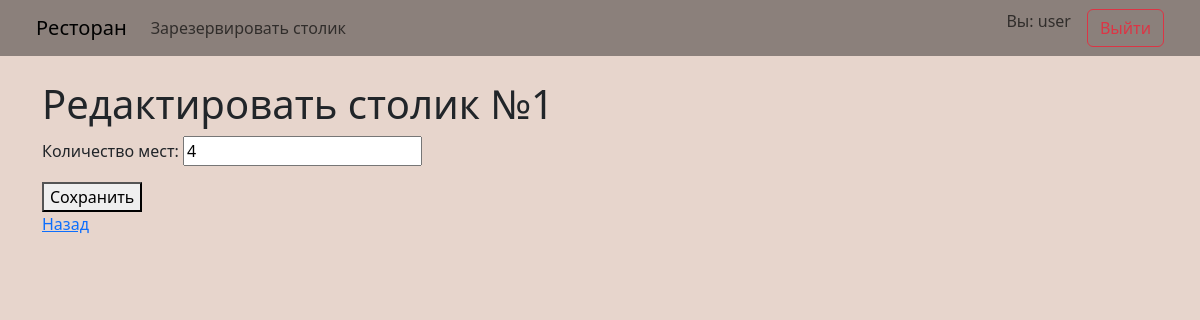
The app's page /tables/edit/1/ (signed in), older data.
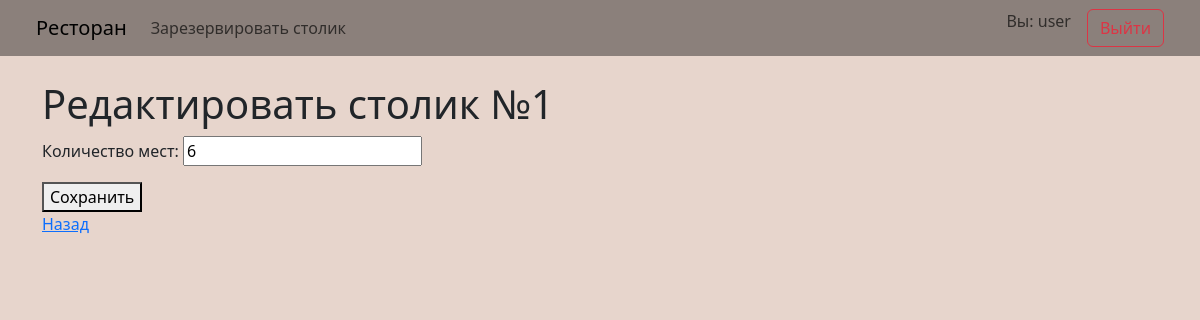
The same page, newer data.
### main/models.py (models this page shows, shortened)
class Table(models.Model):
    seats = models.PositiveIntegerField()

### main/views.py (the view)
# urls.py: path('tables/edit/<int:table_id>/', edit_table, name='edit_table'),
@staff_member_required
def edit_table(request, table_id):
    table = get_object_or_404(Table, id=table_id)
    if request.method == 'POST':
        form = TableForm(request.POST, instance=table)
        if form.is_valid():
            form.save()
            return redirect('edit_tables')
    else:
        form = TableForm(instance=table)
    return render(request, 'edit_table.html', {'form': form, 'table': table})

### main/forms.py
class TableForm(forms.ModelForm):
    class Meta:
        model = Table
        fields = ['seats']
        labels = {'seats': 'Количество мест'}

### main/templates/edit_table.html (shortened to what this page needs)
{% extends 'pattern.html' %}
{% block content %}
<h1>Редактировать столик №{{ table.id }}</h1>
<form method="post">
    {{ form.as_p }}
    <button type="submit">Сохранить</button>
</form>
<a href="{% url 'edit_tables' %}">Назад</a>
{% endblock %}

Row changes from the older to the newer data that the page shows:
changed Table id 1: seats "4" → "6"
